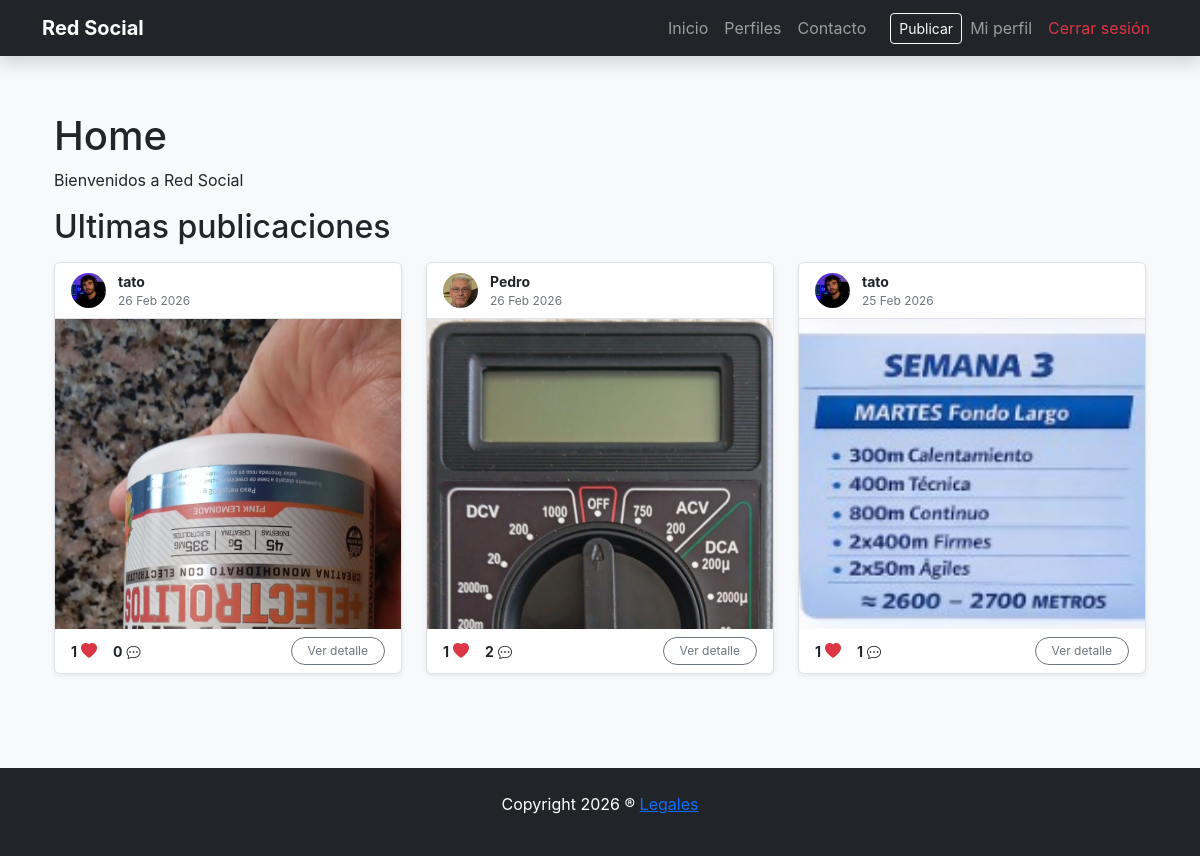
Screenshot of / (signed in) with the database file from the repository.
### posts/models.py (models this page shows, shortened)
class Post(models.Model):
    user = models.ForeignKey(User, on_delete=models.CASCADE, related_name='posts', verbose_name='Usuario')
    image = models.ImageField(upload_to='posts_images/', verbose_name='Imagen')
    caption = models.TextField(max_length=500, blank=True, verbose_name='Descripcion')
    created_at = models.DateField(auto_now_add=True, verbose_name='Fecha de publicacion')
    likes = models.ManyToManyField(User, related_name='liked_posts', blank=True, verbose_name='Cantidad de Likes')
    class Meta:
        verbose_name = 'Post'
        verbose_name_plural = 'Posts'

### profiles/models.py (models this page shows, shortened)
class UserProfile(models.Model):
    user = models.OneToOneField(User, on_delete=models.CASCADE, related_name='profile')
    profile_picture = models.ImageField('Imagen de perfil', upload_to='profile_picture/', blank=True, null=True)
    bio =models.TextField('Biografia', max_length=500, blank=True)
    birth_date = models.DateField('Fecha de nacimiento', null=True, blank=True)
    followers = models.ManyToManyField('self', symmetrical=False, related_name='following', through='Follow')
    class Meta:
        verbose_name = 'Perfil'
        verbose_name_plural = 'Pefiles'

### RedSocial/views.py (the view)
# urls.py: path('', HomeView.as_view(), name ='home'),
class HomeView(TemplateView):
    template_name = "general/home.html"
    def get_context_data(self, **kwargs):
        context = super().get_context_data(**kwargs)
        last_posts = Post.objects.all().order_by('-created_at')[:15]
        if self.request.user.is_authenticated:
            if hasattr(self.request.user, 'profile'):
                seguidos = Follow.objects.filter(
                    follower=self.request.user.profile
                ).values_list('following__user', flat=True)
                last_posts = Post.objects.filter(
                    user__in=seguidos
                ).order_by('-created_at')[:15]
        context['last_posts'] = last_posts
        return context

### RedSocial/templates/general/home.html (shortened to what this page needs)
{% extends "general/layout.html" %}
{% block page_content %}
    <div class="container">
        <h1>Home</h1>
        <p>Bienvenidos a Red Social</p>
        <section >
            <h2>Ultimas publicaciones</h2>
            <div class="row">
                {% for post in last_posts %}
                    <div class="col-12 col-sm-6 col-md-4 h-100 d-flex">
                        {% include '_includes/posts/_post.html' %}
                    </div>
                {% endfor %}
            </div>
        </section>
    </div>
{% endblock %}

### RedSocial/templates/_includes/posts/_post.html
<article class="w-100">
  <div class="bg-white border mt-2 shadow-sm rounded overflow-hidden">
    <div class="d-flex justify-content-between align-items-center p-2 border-bottom">
      <div class="d-flex align-items-center px-2">
        {% if post.user.profile.profile_picture %}
          <img
            class="rounded-circle me-2"
            src="{{ post.user.profile.profile_picture.url }}"
            width="35"
            height="35"
            style="object-fit: cover;"
          />
        {% endif %}
        <div class="d-flex flex-column ms-1">
          <span class="mb-0 fw-bold small">
            {{ post.user.username }}
          </span>
          <span class="text-muted" style="font-size: 0.75rem;">
            {{ post.created_at|date:"d M Y" }}
          </span>
        </div>
      </div>
    </div>
    <a href="{% url 'post_detail' post.pk %}" class="text-decoration-none">
      <div class="post-grid-img-container" style="width: 100%; height: 310px; overflow: hidden; background-color: #f8f9fa;">
        {% if post.image %}
          <img
            class="post-grid-img"
            src="{{ post.image.url }}"
            style="width: 100%; height: 100%; object-fit: cover; object-position: top;"
          />
        {% else %}
          <div class="d-flex align-items-center justify-content-center h-100 text-muted">
            <i class="bi bi-image fs-2"></i>
          </div>
        {% endif %}
      </div>
    </a>
    <footer class="py-2 px-3">
      {% if request.user.is_authenticated %}
      <div class="d-flex justify-content-between align-items-center">
        <div class="d-flex align-items-center gap-3">
          <a
            href="{% url 'post_like_ajax' post.pk %}"
            class="likeButton d-flex align-items-center gap-1 text-decoration-none text-dark">
            <span class="small fw-bold">{{ post.likes.all.count }}</span>
            {% if request.user in post.likes.all %}
              <i class="bi bi-heart-fill text-danger"></i>
            {% else %}
              <i class="bi bi-heart"></i>
            {% endif %}
          </a>
          <p class="mb-0 d-flex align-items-center gap-1 small fw-bold">
            {{ post.comments.all.count }}
            <i class="bi bi-chat-dots"></i>
          </p>
        </div>
        <a
          href="{% url 'post_detail' post.pk %}"
          class="btn btn-outline-secondary btn-sm rounded-pill px-3"
          style="font-size: 0.75rem;">
          Ver detalle
        </a>
      </div>
      {% endif %}
    </footer>
  </div>
</article>

### static/css/style.css (style rules this page uses)
body { background-color: #f8f9fa; font-family: 'Inter', system-ui, -apple-system, sans-serif; }
.likeButton { text-decoration: none; color: black; }

### rows the page displays
Post: user.profile.profile_picture (picture), user.username "tato", created_at "26 Feb 2026", image (picture), likes.all.count "1", comments.all.count "0"
Post: user.profile.profile_picture (picture), user.username "Pedro", created_at "26 Feb 2026", image (picture), likes.all.count "1", comments.all.count "2"
Post: user.profile.profile_picture (picture), user.username "tato", created_at "25 Feb 2026", image (picture), likes.all.count "1", comments.all.count "1"
